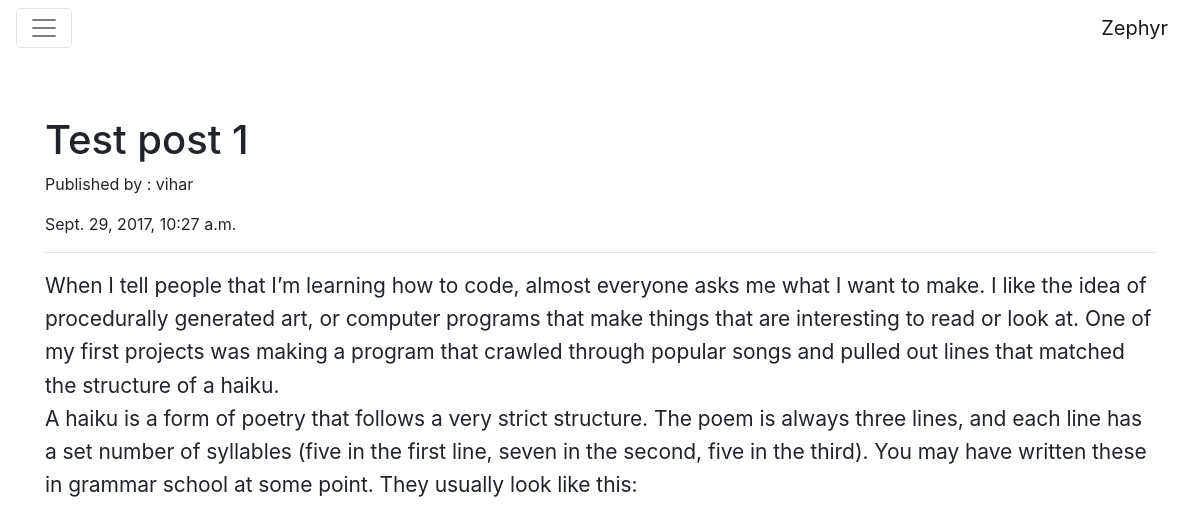
Page /blog/post/1/ on the committed database.
### faded/models.py (models this page shows, shortened)
class Post(models.Model):
    author = models.ForeignKey('auth.User')
    title = models.CharField(max_length=200)
    text = models.TextField()
    created_date = models.DateTimeField(default=timezone.now)
    published_date = models.DateTimeField(blank=True, null=True)

### faded/views.py (the view)
# urls.py: url(r'^post/(?P<pk>\d+)/$', views.post_detail, name='post_detail'),
def post_detail(request, pk):
    post = get_object_or_404(Post, pk=pk)
    if request.user.pk == post.author.pk:
        edit = True
    else:
        edit = False
    post = get_object_or_404(Post, pk=pk)
    return render(request, 'post_detail.html', {'post': post, 'edit': edit})

### templates/post_detail.html (shortened to what this page needs)
{% extends 'base.html' %}
{% block content %}
<section class="section-extras"></section>
<div class="container">
	<h1>{{ post.title }}</h1>
	<p>Published by : {{ post.author }}</p>
	{% if post.published_date %}
	{{ post.published_date }}
	{% endif %}
	<hr>
	<p class="post-p">{{ post.text|linebreaksbr }}</p>
</div>
{% endblock content %}

### templates/base.html (style rules this page uses)
.section-extras { padding: 30px 0px; }
.post-p { font-weight: 400; font-style: normal; font-size: 21px; line-height: 1.58; letter-spacing: -.003em; }

### rows in the picture
Post: title "Test post 1", author "vihar", published_date "Sept. 29, 2017, 10:27 a.m.", text "When I tell people that I’m learning how to code, almost everyone asks me what I want to make. I like the idea of procedurally generated art, or computer programs that make things that are interesting to read or look at. One of my first projects was making a program that crawled through popular songs and pulled out lines that matched the structure of a haiku. A haiku is a form of poetry that follows a very strict structure. The poem is always three lines, and each line has a set number of syllables (five in the first line, seven in the second, five in the third). You may have written these in grammar school at some point. They usually look like this:"
